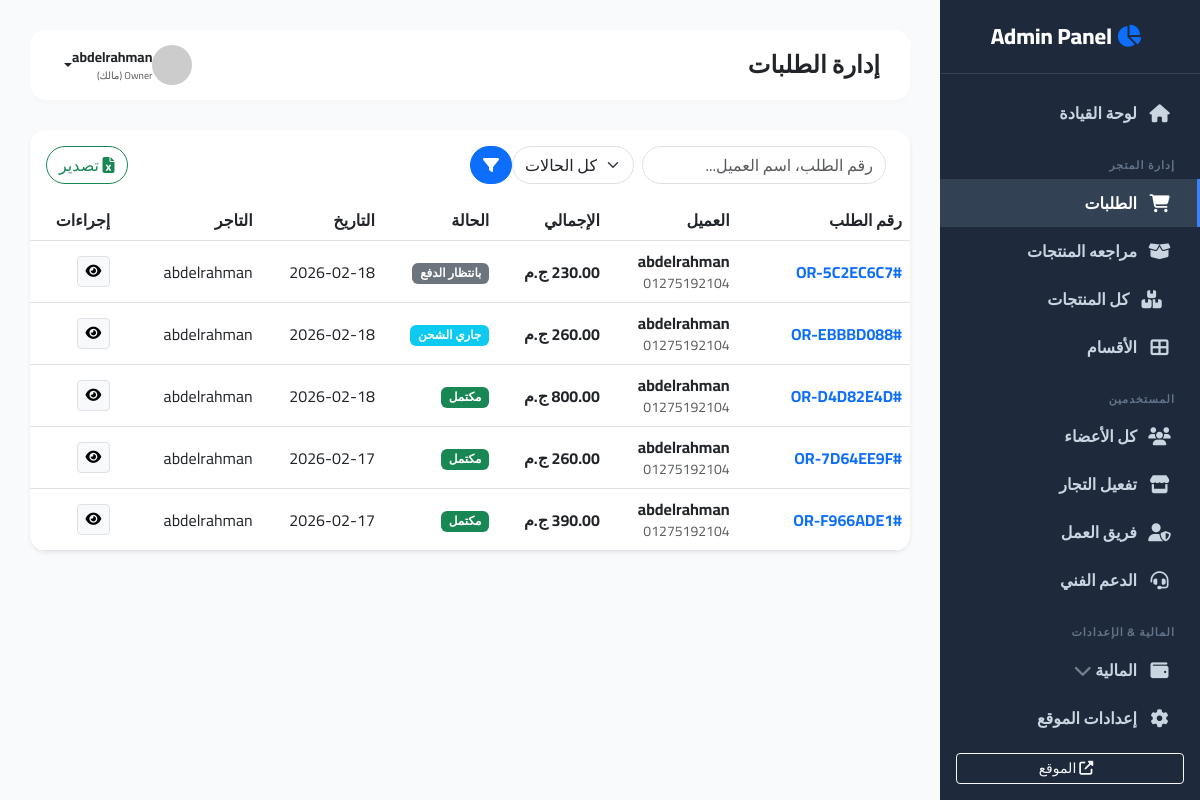
Page /super/orders/all/ (signed in) on the earlier database version.
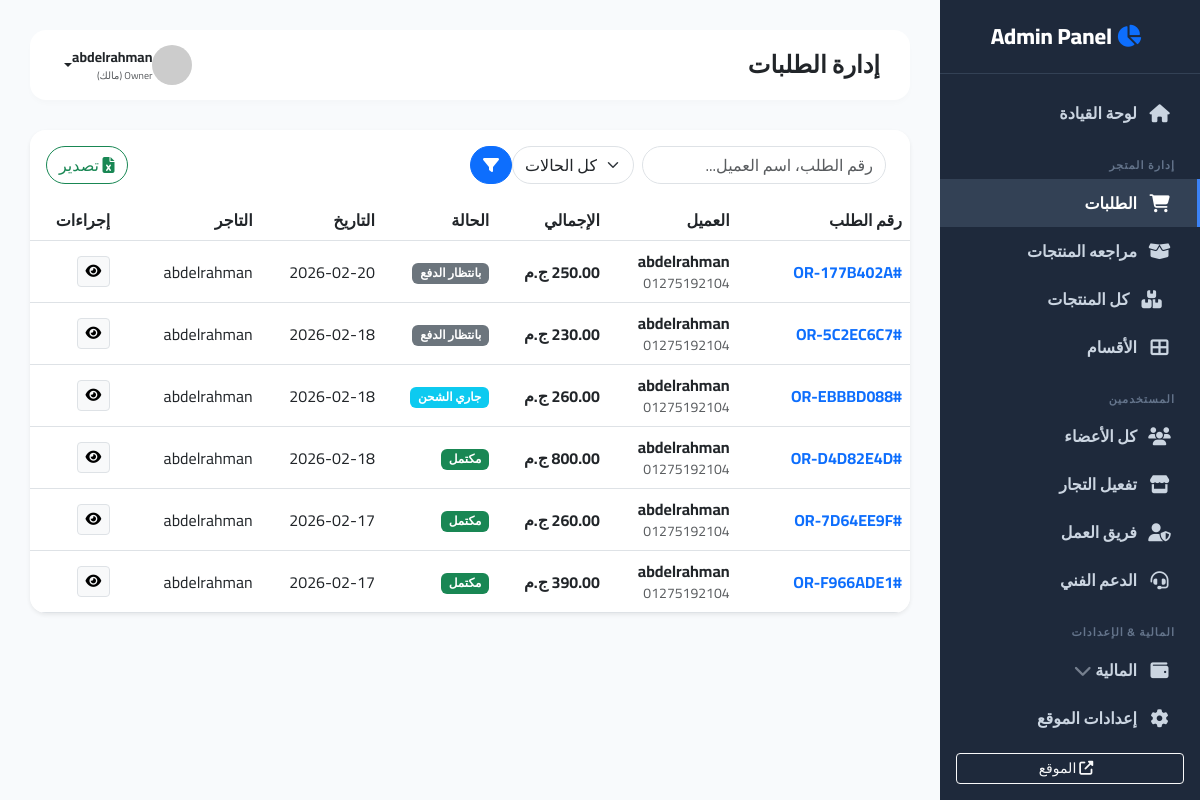
Same page on the later database version.
### store/models.py (models this page shows, shortened)
class Order(models.Model):
    class Status(models.TextChoices):
        CART = "CART",
        WAITING_PAYMENT = "WAITING_PAYMENT", "بانتظار الدفع" # <--- جديد
        PENDING = "PENDING", "قيد الانتظار"
        APPROVED = "APPROVED", "تم التأكيد"
        SHIPPED = "SHIPPED", "تم الشحن"
        DELIVERED = "DELIVERED", "تم التسليم"
        RETURNED = "RETURNED", "مرتجع"
        CANCELLED = "CANCELLED", "ملغي"
    order_id = models.CharField(max_length=20, unique=True, editable=False, verbose_name="رقم الطلب")
    customer = models.ForeignKey(settings.AUTH_USER_MODEL, on_delete=models.PROTECT, related_name='orders', verbose_name="العميل")
    is_confirmed_by_customer = models.BooleanField(null=True, blank=True, verbose_name="تأكيد العميل")
    rejection_reason = models.TextField(blank=True, null=True, verbose_name="سبب الرفض")
    rating = models.PositiveIntegerField(default=0, verbose_name="التقييم (1-5)")
    merchant = models.ForeignKey(MerchantProfile, on_delete=models.PROTECT, null=True, blank=True, related_name='merchant_orders')    # تفاصيل العنوان (يتم حفظها كنص لضمان عدم تغيرها في السجلات التاريخية)
    shipping_address = models.TextField(verbose_name="عنوان الشحن")
    shipping_phone = models.CharField(max_length=15, verbose_name="رقم التواصل")
    total_products_price = models.DecimalField(max_digits=10, decimal_places=2, default=0, verbose_name="إجمالي المنتجات")
    shipping_cost = models.DecimalField(max_digits=10, decimal_places=2, default=0, verbose_name="تكلفة الشحن")
    platform_fees = models.DecimalField(max_digits=10, decimal_places=2, default=0, verbose_name="رسوم المنصة") # 3 EGP + 2.75%
    final_total = models.DecimalField(max_digits=10, decimal_places=2, default=0, verbose_name="الإجمالي النهائي")
    status = models.CharField(max_length=20, choices=Status.choices, default=Status.PENDING, verbose_name="حالة الطلب")
    created_at = models.DateTimeField(auto_now_add=True, verbose_name="تاريخ الطلب")
    governorate = models.ForeignKey(Governorate, on_delete=models.SET_NULL, null=True, blank=True, verbose_name="المحافظة")
    is_first_order = models.BooleanField(default=False, verbose_name="أول طلب (شحن مجاني)")
    class PaymentMethod(models.TextChoices):
        COD = "COD", "الدفع عند الاستلام"
        ONLINE = "ONLINE", "دفع إلكتروني (Paymob)"
    payment_method = models.CharField(max_length=10, choices=PaymentMethod.choices, default=PaymentMethod.COD, verbose_name="طريقة الدفع")

class MerchantProfile(models.Model):
    user = models.OneToOneField(settings.AUTH_USER_MODEL, on_delete=models.CASCADE, related_name='merchant_profile')
    national_id = models.CharField(max_length=14, unique=True, verbose_name="الرقم القومي")
    id_card_front = models.ImageField(upload_to='merchant_ids/', verbose_name="صورة البطاقة (أمام)")
    id_card_back = models.ImageField(upload_to='merchant_ids/', verbose_name="صورة البطاقة (خلف)")
    shop_image = models.ImageField(upload_to='shops/', verbose_name="صورة المحل/الشخصية")
    minimum_balance_required = models.DecimalField(
        max_digits=10, decimal_places=2, default=0.00,
        verbose_name="الحد الأدنى للرصيد"
    )
    is_approved = models.BooleanField(default=False, verbose_name="تمت الموافقة من المشرف")
    created_at = models.DateTimeField(auto_now_add=True)
    tax_register_number = models.CharField(max_length=50, blank=True, null=True, verbose_name="رقم السجل الضريبي")
    goods_quantity = models.CharField(max_length=100, verbose_name="كمية البضاعة المحتملة")
    goods_types = models.TextField(verbose_name="أنواع البضاعة")
    goods_average_price = models.CharField(max_length=100, verbose_name="متوسط الأسعار")
    goods_sizes = models.TextField(verbose_name="المقاسات المتاحة")
    free_shipping_threshold = models.PositiveIntegerField(default=0, verbose_name="حد الشحن المجاني (عدد قطع)")
    is_free_shipping_active = models.BooleanField(default=False, verbose_name="تفعيل عرض الشحن المجاني")

### accounts/models.py (models this page shows, shortened)
class User(AbstractUser):
    class Role(models.TextChoices):
        CUSTOMER = "CUSTOMER", "عميل"
        MERCHANT = "MERCHANT", "تاجر"
        OWNER = "OWNER", "Owner (مالك)"
        ADMIN_LVL2 = "ADMIN_LVL2", "مشرف درجة ثانية"
        ADMIN_LVL3 = "ADMIN_LVL3", "مشرف درجة ثالثة (خدمة عملاء)"
    role = models.CharField(max_length=20, choices=Role.choices, default=Role.CUSTOMER)
    phone_primary = models.CharField(max_length=15, unique=True, verbose_name="رقم الهاتف الأساسي")
    phone_secondary = models.CharField(max_length=15, blank=True, null=True, verbose_name="رقم هاتف احتياطي")
    device_id = models.CharField(max_length=255, blank=True, null=True, help_text="لمنع تكرار الحسابات من نفس الجهاز")
    is_banned = models.BooleanField(default=False, verbose_name="محظور")

### supervisor/views.py (the view)
# urls.py: path('orders/all/', views.all_orders, name='super_all_orders'),
@login_required
def all_orders(request):
    if not is_supervisor(request.user): return redirect('home')
    status = request.GET.get('status')
    orders = Order.objects.exclude(status=Order.Status.CART).order_by('-created_at')
    if status:
        orders = orders.filter(status=status)
    return render(request, 'supervisor/all_orders.html', {'orders': orders})

### store/context_processors.py (called while the page is built)
def site_settings(request):
    settings = SiteSetting.objects.first()
    return {'site_settings': settings}

### supervisor/views.py (called while the page is built)
def is_supervisor(user):
    return user.is_superuser or user.role in [User.Role.ADMIN_LVL2, User.Role.ADMIN_LVL3, User.Role.OWNER]

### templates/supervisor/all_orders.html (shortened to what this page needs)
{% extends 'supervisor/base_supervisor.html' %}
{% block page_title %}إدارة الطلبات{% endblock %}
{% block content %}
<div class="card border-0 shadow-sm rounded-4 overflow-hidden">
    <div class="card-header bg-white py-3 border-bottom-0 d-flex justify-content-between align-items-center">
        <form class="d-flex w-50" method="GET">
            <input type="text" name="q" class="form-control me-2 rounded-pill" placeholder="رقم الطلب، اسم العميل...">
            <select name="status" class="form-select me-2 rounded-pill" style="width: 150px;">
                <option value="">كل الحالات</option>
            </select>
            <button class="btn btn-primary rounded-pill"><i class="fas fa-filter"></i></button>
        </form>
        <a href="{% url 'super_export_orders' %}" class="btn btn-outline-success rounded-pill"><i class="fas fa-file-excel"></i> تصدير</a>
    </div>
    <div class="table-responsive">
        <table class="table table-hover align-middle mb-0">
            <thead class="bg-light">
                <tr>
                    <th class="ps-4">رقم الطلب</th>
                    <th>العميل</th>
                    <th>الإجمالي</th>
                    <th>الحالة</th>
                    <th>التاريخ</th>
                    <th>التاجر</th>
                    <th class="text-end pe-4">إجراءات</th>
                </tr>
            </thead>
            <tbody>
                {% for order in orders %}
                <tr>
                    <td class="ps-4 fw-bold text-primary">#{{ order.order_id }}</td>
                    <td>
                        <div class="fw-bold">{{ order.customer.first_name }}</div>
                        <div class="small text-muted">{{ order.shipping_phone }}</div>
                    </td>
                    <td class="fw-bold">{{ order.final_total }} ج.م</td>
                    <td>
                        {% if order.status == 'PENDING' %}<span class="badge bg-warning text-dark">جديد</span>
                        {% elif order.status == 'SHIPPED' %}<span class="badge bg-info">جاري الشحن</span>
                        {% elif order.status == 'DELIVERED' %}<span class="badge bg-success">مكتمل</span>
                        {% else %}<span class="badge bg-secondary">{{ order.get_status_display }}</span>{% endif %}
                    </td>
                    <td>{{ order.created_at|date:"Y-m-d" }}</td>
                    <td>
                        {% if order.merchant %}
                            {{ order.merchant.user.first_name }}
                        {% else %}
                            <span class="text-muted">-</span>
                        {% endif %}
                    </td>
                    <td class="text-end pe-4">
                        <a href="{% url 'super_order_detail' order.order_id %}" class="btn btn-sm btn-light border"><i class="fas fa-eye"></i></a>
                    </td>
                </tr>
                {% empty %}
                <tr><td colspan="7" class="text-center py-4 text-muted">لا توجد طلبات.</td></tr>
                {% endfor %}
            </tbody>
        </table>
    </div>
</div>
{% endblock %}

Differences in the rows shown:
added Order: order_id "OR-177B402A", customer.first_name "abdelrahman", shipping_phone "01275192104", final_total "250.00", status "بانتظار الدفع", created_at "2026-02-20", merchant.user.first_name "abdelrahman"
